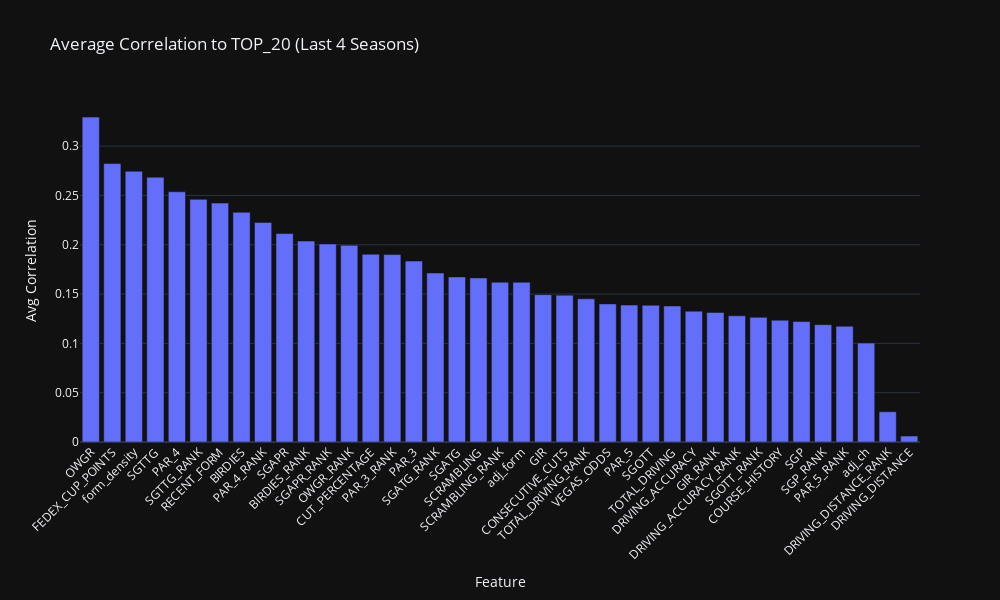

Write notebook code for a chart like this one.
### Markdown cell above
**Average of Last 4 Years**

### Code cell
import pandas as pd
import numpy as np
import plotly.express as px

# === Rebuild correlation matrices for the 4 most recent seasons ===
cor = {}
recent_seasons = sorted(training_df["SEASON"].unique())[-4:]

for season in recent_seasons:
    df_season = training_df[training_df["SEASON"] == season].copy()
    numeric_cols = df_season.select_dtypes(include=["float64", "int64"])
    cor[int(season)] = numeric_cols.corr().abs()

# === Combine into one summary DataFrame ===
cor_df = pd.DataFrame()

for season in recent_seasons:
    df = cor[season].reset_index()
    if "TOP_20" not in df.columns:
        continue
    temp = df[["index", "TOP_20"]].copy()
    temp = temp.rename(columns={"TOP_20": str(season)})
    if cor_df.empty:
        cor_df = temp
    else:
        cor_df = cor_df.merge(temp, on="index", how="outer")

# Drop target and metadata rows
cor_df = cor_df[~cor_df["index"].isin(["TOP_20", "FINAL_POS", "SEASON"])]

# Compute average correlation across seasons
cor_df["AVERAGE"] = cor_df.drop(columns=["index"]).mean(axis=1)
cor_df = cor_df.sort_values(by="AVERAGE", ascending=False)

# === Plotly Bar Chart ===
fig = px.bar(
    cor_df,
    x="index",
    y="AVERAGE",
    title="Average Correlation to TOP_20 (Last 4 Seasons)",
    labels={"index": "Feature", "AVERAGE": "Avg Correlation"},
    template="plotly_dark"
)

fig.update_layout(
    xaxis_tickangle=-45,
    height=600,
    width=1000,
    showlegend=False
)

fig.show()

### Figure 1 — Plotly figure (JSON) as saved in the notebook; plotly's stock layout.template omitted (floating-point values rounded to 4 significant figures)
{"data": [{"hovertemplate": "Feature=%{x}<br>Avg Correlation=%{y}<extra></extra>", "legendgroup": "", "marker": {"color": "#636efa", "pattern": {"shape": ""}}, "name": "", "orientation": "v", "showlegend": false, "textposition": "auto", "type": "bar", "x": ["OWGR", "FEDEX_CUP_POINTS", "form_density", "SGTTG", "PAR_4", "SGTTG_RANK", "RECENT_FORM", "BIRDIES", "PAR_4_RANK", "SGAPR", "BIRDIES_RANK", "SGAPR_RANK", "OWGR_RANK", "CUT_PERCENTAGE", "PAR_3_RANK", "PAR_3", "SGATG_RANK", "SGATG", "SCRAMBLING", "SCRAMBLING_RANK", "adj_form", "GIR", "CONSECUTIVE_CUTS", "TOTAL_DRIVING_RANK", "VEGAS_ODDS", "PAR_5", "SGOTT", "TOTAL_DRIVING", "DRIVING_ACCURACY", "GIR_RANK", "DRIVING_ACCURACY_RANK", "SGOTT_RANK", "COURSE_HISTORY", "SGP", "SGP_RANK", "PAR_5_RANK", "adj_ch", "DRIVING_DISTANCE_RANK", "DRIVING_DISTANCE"], "xaxis": "x", "y": [0.3294, 0.2823, 0.2745, 0.2685, 0.2537, 0.246, 0.2423, 0.2329, 0.2227, 0.2113, 0.2037, 0.2008, 0.1995, 0.1904, 0.19, 0.1835, 0.1714, 0.1674, 0.1664, 0.162, 0.1619, 0.1494, 0.1489, 0.1452, 0.14, 0.1389, 0.1387, 0.1379, 0.1327, 0.1313, 0.128, 0.1264, 0.1235, 0.1221, 0.119, 0.1174, 0.1003, 0.03069, 0.006051], "yaxis": "y"}], "layout": {"barmode": "relative", "height": 600, "legend": {"tracegroupgap": 0}, "showlegend": false, "title": {"text": "Average Correlation to TOP_20 (Last 4 Seasons)"}, "width": 1000, "xaxis": {"anchor": "y", "domain": [0, 1], "tickangle": -45, "title": {"text": "Feature"}}, "yaxis": {"anchor": "x", "domain": [0, 1], "title": {"text": "Avg Correlation"}}}}
